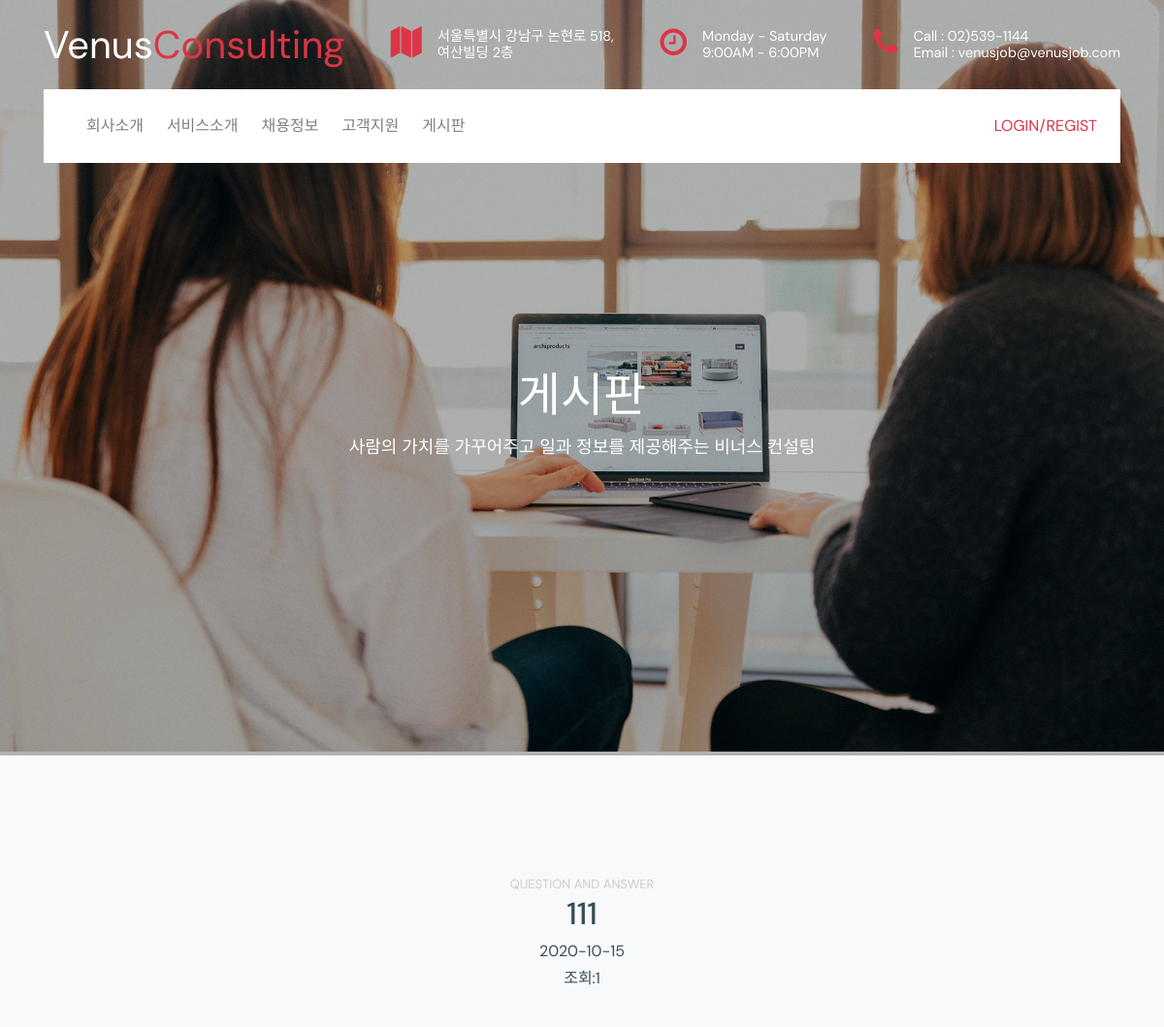
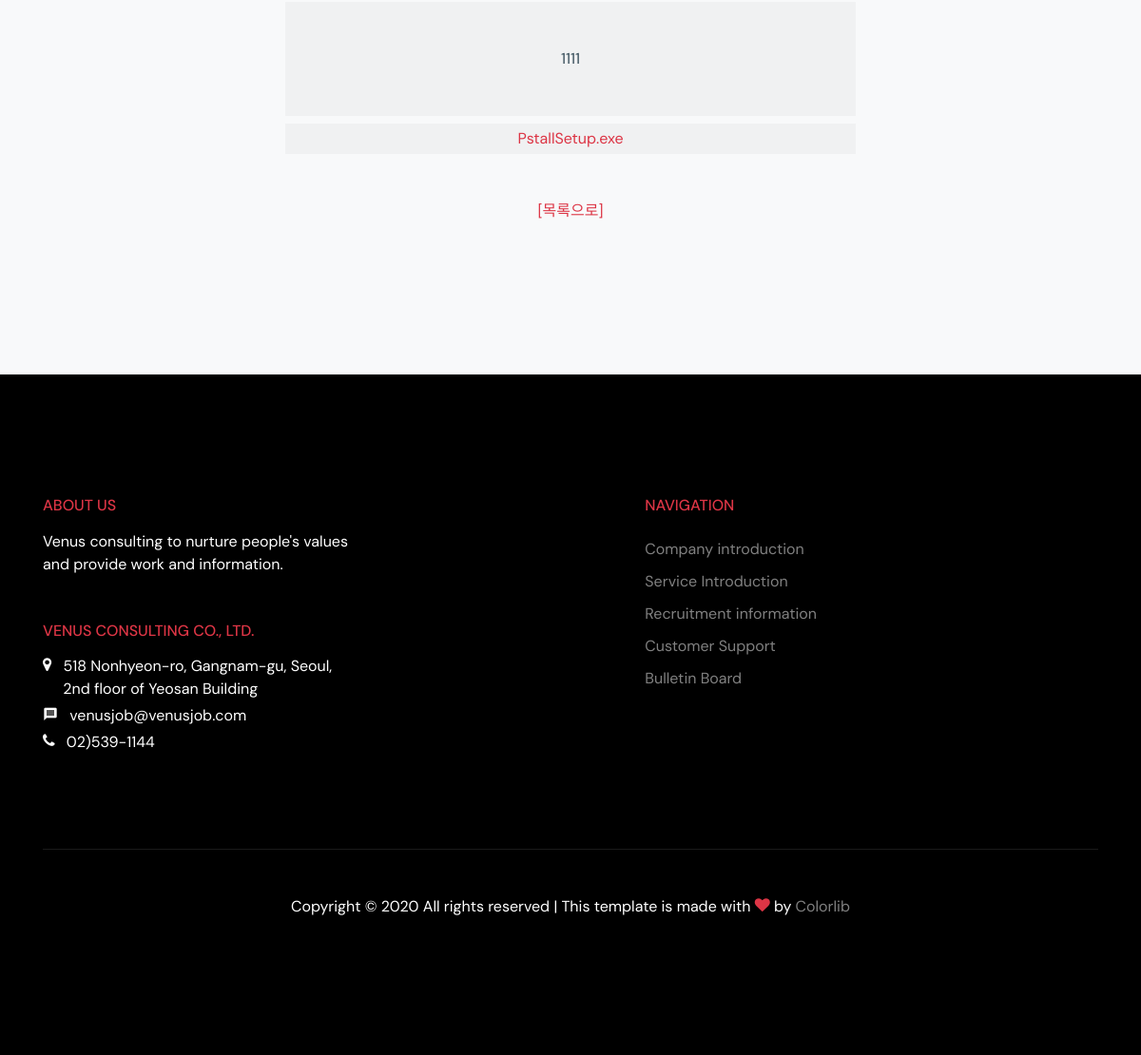
Page /qna_answer_read.php?num=9 on the committed database (2 pictures, top to bottom).
### tables this page shows
CREATE TABLE IF NOT EXISTS `qna_answer` (
  `idx` int(11) NOT NULL AUTO_INCREMENT,
  `qna_num` int(11) NOT NULL,
  `manager` varchar(255) NOT NULL,
  `title` varchar(255) NOT NULL,
  `content` text NOT NULL,
  `hit` int(11) NOT NULL,
  `date` date NOT NULL,
  `file` varchar(255) DEFAULT NULL,
  PRIMARY KEY (`idx`),
  KEY `FK_qna_answer_qna` (`qna_num`),
  CONSTRAINT `FK_qna_answer_qna` FOREIGN KEY (`qna_num`) REFERENCES `qna` (`qnaNum`) ON DELETE CASCADE
);

### db/jhDbcon.php (called while the page is built, shortened)
<?php
$maria_connect = mysqli_connect('localhost', 'sstyler7', 'hyukfamilly1!!', 'sstyler7');
$maria_connect -> set_charset("utf8");
function mq($sql){
  global $maria_connect;
  return $maria_connect->query($sql);
}

### qna_answer_read.php (the view, shortened to what this page needs)
<?php
    include_once('header.php');
    include_once('db/jhDbcon.php');
?>
       <div class="ftco-blocks-cover-1">
            <div class="site-section-cover overlay " data-stellar-background-ratio="0.5 " style="background-image: url('static/img/hero_1.jpg') ">
                <div class="container ">
                    <div class="row align-items-center justify-content-center text-center ">
                        <div class="col-md-8 mt-5 pt-5 ">
                            <h1 class="mb-3 ">게시판</h1>
                            <p>사람의 가치를 가꾸어주고 일과 정보를 제공해주는 비너스 컨설팅</p>
                        </div>
                    </div>
                </div>
            </div>
        </div>
        <div class="site-section bg-light text-center">
            <div id='board'>
                <?php
                     $num = $_GET['num'];
                     $sql = mq("select * from qna_answer where qna_num='".$num."'");
                     $board = $sql->fetch_array();
                     $hit = $board['hit'];
                     $hitUpdate=$hit+1;
                ?>
                <div class="row justify-content-center mt-1 mb-4">
                    <div id="news" class="col-md-8 mt-1 text-center heading-section ftco-animate fadeInUp ftco-animated">
                        <span class="subtitle">question and answer</span>
                        <h2><?php echo $board['title'];?></h2>
                        <p class='mb-1'><?php echo $board['date'];?></p>
                        <p class='mb-3'>조회:<?php echo $hitUpdate;?></p>
                    </div>
                </div>
                <div id="board_read">
                    <div id="bo_content" class="col-md-6 m-auto p-5" style="background-color:#00000008;">
                        <?php echo nl2br("$board[content]"); ?>
                    </div>
                    <div id="bo_content" class="col-md-6 m-auto p-1" style="background-color:#00000008;">
                        <a href="./files/<?php echo $board['file'];?>" download=""><?php echo $board['file'];?></a>
                    </div>
                    <div id="bo_ser" class="mt-5 mb-5">
                        <ul>
                            <li><a href="./qna_board.php">[목록으로]</a></li>
                        </ul>
                    </div>
                </div>
            </div>
</div>
<?php
    include_once('footer.php');
?>

### static/css/origin/style.css (style rules this page uses)
html { overflow-x: hidden; }
body { line-height: 1.7; color: #364d59 !important; font-weight: 300; font-size: 1rem; }
a { -webkit-transition: .3s all ease; -o-transition: .3s all ease; transition: .3s all ease; text-decoration: none; }
h1, h2, h3, h4, h5, .h1, .h2, .h3, .h4, .h5 { font-weight: 300; color: #364d59; }
.site-section { padding: 2.5em 0; }
@media (min-width: 768px) { .site-section { padding: 5em 0; } }
.site-section-cover { position: relative; background-size: cover; background-repeat: no-repeat; background-position: center center; }
.site-section-cover, .site-section-cover .container { position: relative; z-index: 2; }
.site-section-cover, .site-section-cover .container>.row { padding: 9rem 0; }
.site-section-cover.overlay { position: relative; }
.site-section-cover.overlay:before { position: absolute; content: ""; top: 0; left: 0; right: 0; bottom: 0; background: rgba(0, 0, 0, 0.3); z-index: 1; }
.site-section-cover h1 { font-size: 3rem; color: #fff; line-height: 1; }
.site-section-cover p { font-size: 18px; color: #fff; }
.site-section { padding: 7rem 0; }
.bg-light { background-color: #f6f5f5 !important; }
.subtitle { font-size: 13px; text-transform: uppercase; color: #ccc; }
html { font-family: "Noto Sans KR", sans-serif; }
body, ul, li { margin: 0; padding: 0; list-style: none; }
a { color: inherit; text-decoration: none; }
.row::after { content: ""; display: block; clear: both; }

### qna_answer_read.php (style rules this page uses)
#bo_ser > ul >li { display:inline-block; zoom:1; display:inline; padding:3px; }

### rows in the picture
qna_answer: title "111", date "2020-10-15", hit "1", content "1111", file "PstallSetup.exe"
